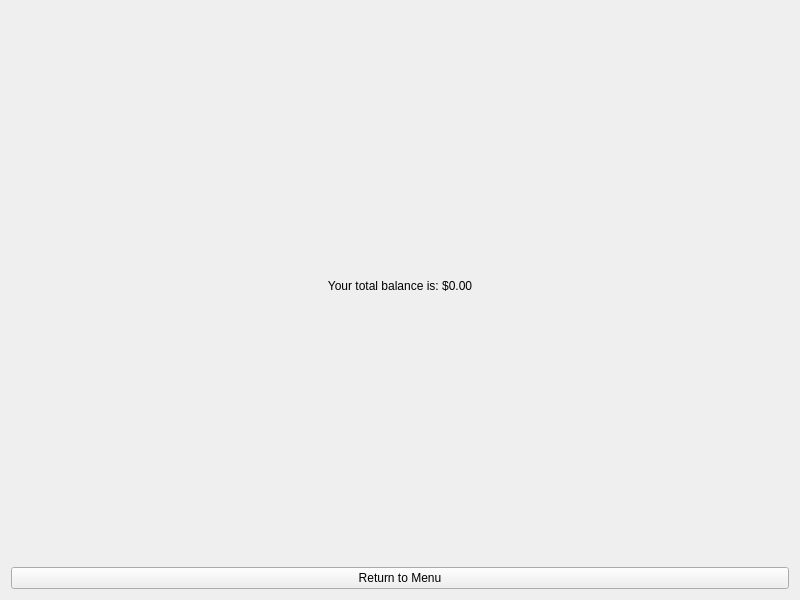
<?xml version="1.0" encoding="UTF-8"?>
<ui version="4.0">
 <class>TotalBalance</class>
 <widget class="QWidget" name="TotalBalance">
  <property name="geometry">
   <rect>
    <x>0</x>
    <y>0</y>
    <width>800</width>
    <height>600</height>
   </rect>
  </property>
  <property name="windowTitle">
   <string>Total Balance</string>
  </property>
  <layout class="QVBoxLayout" name="verticalLayout">
    <item>
     <widget class="QLabel" name="totalBalanceLabel">
      <property name="text">
       <string>Your total balance is: $0.00</string>
      </property>
      <property name="alignment">
       <set>Qt::AlignCenter</set>
      </property>
     </widget>
    </item>
    <item>
     <widget class="QPushButton" name="returnToMenuButton">
      <property name="text">
       <string>Return to Menu</string>
      </property>
     </widget>
    </item>
  </layout>
 </widget>
 <resources/>
 <connections/>
</ui>
